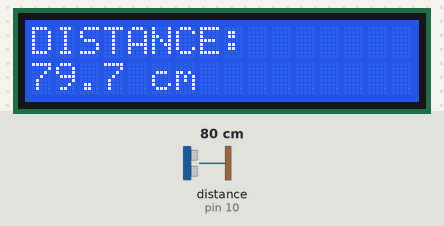
The sketch below on a simulated Arduino Uno, built with avr-gcc and run on an emulated ATmega328P. On the bench: 16×2 character LCD. Wiring (inferred from the names in the program): ultrasonic range finder: trigger pin 9; echo pin 10. Inputs (shaded band) come from the test bench; at power-on: distance to the obstacle (sensor on pin 10) 80 cm. The echo pulse lasts 58.3 µs per cm.

Above: at 1.2 s.
1.3 s: distance to the obstacle (sensor on pin 10) set to 2 cm
At 1.8 s:
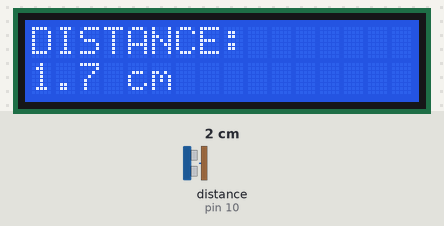
2.9 s: distance to the obstacle (sensor on pin 10) set to 18 cm
At 4.0 s:
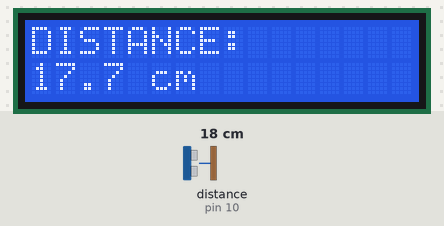
4.8 s: distance to the obstacle (sensor on pin 10) set to 4 cm
At 6.1 s:
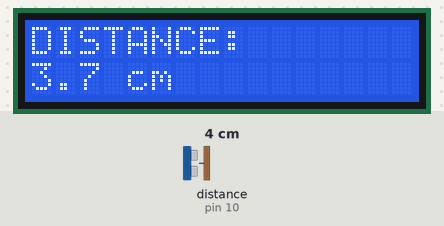
Timing chart, 0 to 7.8 s (numbered marks = the images above; inputs shaded):
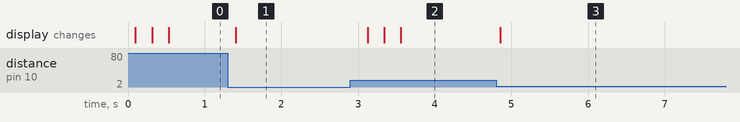

Measured:
- after the input at 1.3 s, the display: changes after 0.11 s (image 1)
- after the input at 2.9 s, the display: changes after 0.23 s (image 2)
- after the input at 4.8 s, the display: changes after 0.05 s (image 3)

The sketch:

TP07_LCD16x2_Ultrasonic_Distance.ino
```cpp
#include <Wire.h>
#include <LiquidCrystal_I2C.h>

const int trigPin = 9;
const int echoPin = 10;

LiquidCrystal_I2C lcd(0x27, 16, 2);

void setup() {
  pinMode(trigPin, OUTPUT);
  pinMode(echoPin, INPUT);

  digitalWrite(trigPin, LOW);

  lcd.init();
  lcd.backlight();

  lcd.setCursor(0, 0);
  lcd.print("DISTANCE:");
}

void loop() {
  // Send ultrasonic pulse
  digitalWrite(trigPin, LOW);
  delayMicroseconds(2);

  digitalWrite(trigPin, HIGH);
  delayMicroseconds(10);
  digitalWrite(trigPin, LOW);

  // Read echo
  // Limite l'attente de l'écho à 30 ms ; pulseIn renvoie zéro en cas de dépassement.
  unsigned long duration = pulseIn(echoPin, HIGH, 30000);

  lcd.setCursor(0, 1);

  if (duration == 0) {
    lcd.print("No echo         ");
  } else {
    // Convertit le temps aller-retour en centimètres avec une vitesse du son de 0,0343 cm/µs.
    float distance = duration * 0.0343 / 2.0;

    lcd.print(distance, 1);
    lcd.print(" cm        ");
  }

  delay(200);
}
```
